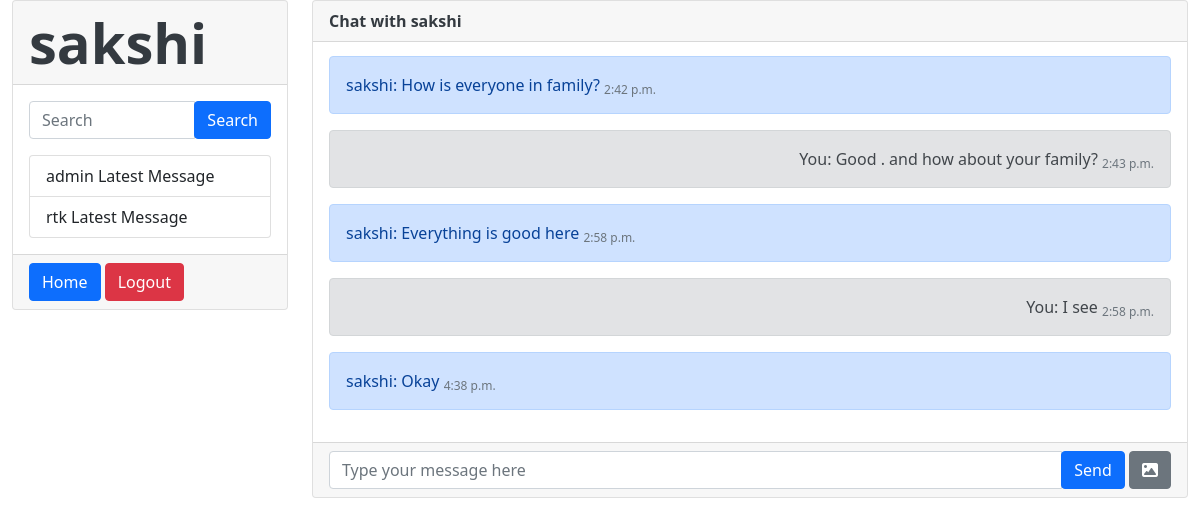
The page /3 (signed in) on the database its author committed.
### Chat/models.py (models this page shows, shortened)
class Message(models.Model):
    chat = models.ForeignKey(Chat, on_delete=models.CASCADE, related_name='messages')
    sender = models.ForeignKey(User, on_delete=models.CASCADE, related_name='sent_messages')
    content = models.TextField()
    timestamp = models.DateTimeField(auto_now_add=True)
    is_read = models.BooleanField(default=False)

### Chat/views.py (the view)
# urls.py: path('<int:pk>',views.message_view,name="message" ),
def message_view(request,pk):
    users = User.objects.exclude(pk=request.user.pk)
    receiver = User.objects.get(pk=pk)
    chat = Chat.objects.filter(participants=receiver).filter(participants=request.user).first()
    print(chat)
    context = {}
    if chat:
        messages = Message.objects.filter(chat=chat).order_by('-timestamp')
        unread_messages = messages.filter(is_read=False)
        unread_messages.update(is_read=True)
        paginator = Paginator(messages, 6)
        page_number = request.GET.get('page')
        messages = paginator.get_page(page_number)
        context = {
        'messages': messages,
        }
    print(context)
    return render(request,"Chat/message.html",{'users':users,'receiver':receiver,'message':context})

### Chat/models.py (called while the page is built)
    def __str__(self):
        participants_list = ', '.join(str(participant) for participant in self.participants.all())
        return f"Chat between: {participants_list}"

### Chat/templates/Chat/message.html (shortened to what this page needs)
{% load static %}
<!DOCTYPE html>
<html lang="en">
<head>
  <link rel="stylesheet" href="{% static 'Chat/css/bootstrap.css' %}">
  <link rel="stylesheet" href="{% static 'Chat/css/style.css' %}">
  <link rel="stylesheet" href="https://cdnjs.cloudflare.com/ajax/libs/font-awesome/6.5.1/css/all.min.css"
 />
</head>
<body>
  <div class="container-fluid">
    <div class="row">
      <div class="col-md-3">
        <div class="card">
          <div class="card-header font-weight-bold display-4">
            {{request.user}}
          </div>
          <div class="card-body user-list">
            <form class="mb-3">
              <div class="input-group">
                <input type="text" class="form-control" placeholder="Search">
                <div class="input-group-append">
                  <button class="btn btn-primary" type="submit">Search</button>
                </div>
              </div>
            </form>
            <div class="list-group">
              {% for user in users %}
              {% if user == receiver %}
              <a href="{% url 'message' user.pk %}" class="list-group-item list-group-item-action active">
                {{user}}
                <span class="float-right"></span>
              </a>
              {% else %}
              <a href="{% url 'message' user.pk %}" class="list-group-item list-group-item-action">
                  {{user}}
                  <span class="float-right">Latest Message</span>
                </a>
                {% endif %}
              {% endfor %}
            </div>
          </div>
          <div class="card-footer">
            <a href="{% url 'home' %}" class="btn btn-primary btn-block">Home</a>
            <a href="{% url 'logout' %}" class="btn btn-danger btn-block">Logout</a>
        </div>
        </div>
      </div>
      <div class="col-md-9">
        <div class="card">
          <div class="card-header">
            Chat with {{receiver}}
          </div>
          <div class="card-body chat-messages" id="chatMessages">
            {% for msg in message.messages %}
            <div id="messages_box">
              {% if msg.sender == receiver %}
            <div class="alert alert-primary message-left" role="alert">
              {{receiver}}: {{msg.content}}
              <sub class="text-muted">{{ msg.timestamp|time }}</sub>
            </div>
            {% else %}
            <div class="alert alert-secondary message-right" role="alert">
              You: {{msg.content}}
              <sub class="text-muted">{{ msg.timestamp|time }}</sub>
            </div>
            {% endif %}
          </div>
            {% endfor %}
          </div>
          <div class="card-footer">
            <form id="messageForm" autocomplete="off">
              <div class="input-group">
                  <input id="messageInput" type="text" class="form-control" placeholder="Type your message here">
                  <div class="input-group-append">
                      <button class="btn btn-primary" type="submit">Send</button>
                      <label for="imageInput" class="btn btn-secondary">
                        <i class="fa-solid fa-image"></i>
                      </label>
                  </div>
              </div>
          </form>
          </div>
        </div>
      </div>
    </div>
  </div>
</body>
</html>

### Chat/static/Chat/css/style.css (style rules this page uses)
.message-right { text-align: right; width:100%; }
.chat-messages { height: 400px; overflow-y: auto; display: flex; flex-direction: column-reverse; }
.user-list { max-height: calc(100vh - 100px); overflow-y: auto; }
.card-header { font-weight: bold; color: #343a40; }

### rows shown on the page
Message: content "Okay", timestamp "4:38 p.m."
Message: content "I see", timestamp "2:58 p.m."
Message: content "Everything is good here", timestamp "2:58 p.m."
Message: content "Good . and how about your family?", timestamp "2:43 p.m."
Message: content "How is everyone in family?", timestamp "2:42 p.m."

### other values the page prints
{{ request.user }} "sakshi"
{{ user }} "admin"
{{ user }} "rtk"
{{ receiver }} "sakshi"
